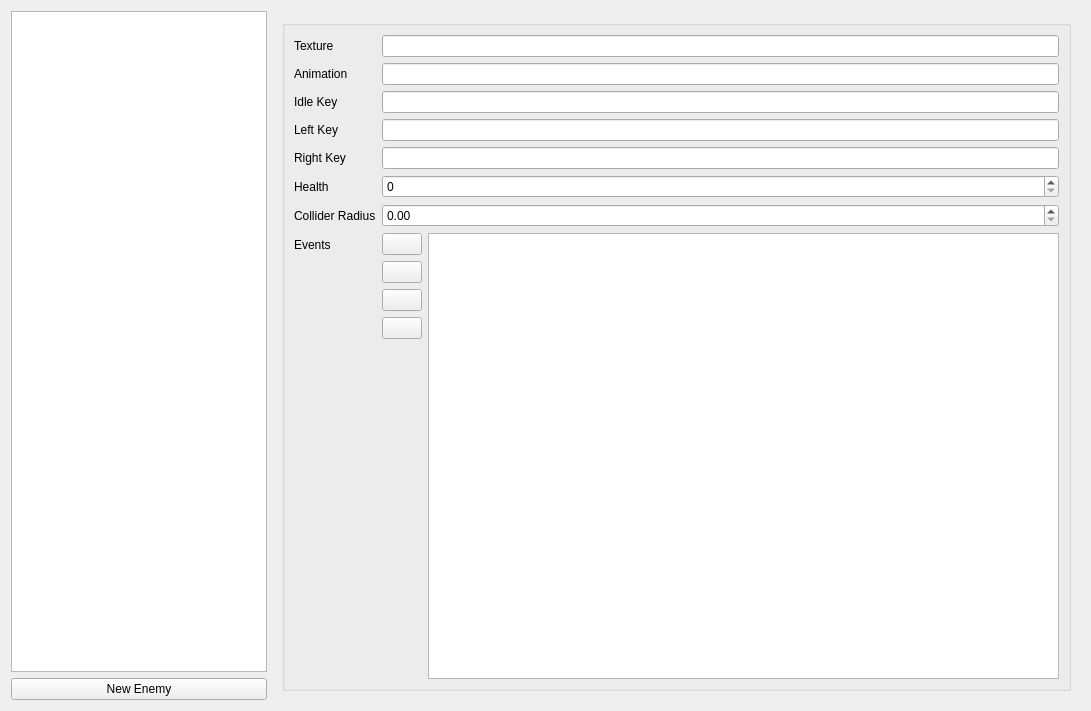
<?xml version="1.0" encoding="UTF-8"?>
<ui version="4.0">
 <class>pageEnemies</class>
 <widget class="QWidget" name="pageEnemies">
  <property name="geometry">
   <rect>
    <x>0</x>
    <y>0</y>
    <width>1091</width>
    <height>711</height>
   </rect>
  </property>
  <property name="windowTitle">
   <string>Form</string>
  </property>
  <layout class="QHBoxLayout" name="horizontalLayout">
   <item>
    <layout class="QVBoxLayout" name="verticalLayout">
     <item>
      <widget class="QListView" name="lvEnemies">
       <property name="sizePolicy">
        <sizepolicy hsizetype="Minimum" vsizetype="Expanding">
         <horstretch>0</horstretch>
         <verstretch>0</verstretch>
        </sizepolicy>
       </property>
      </widget>
     </item>
     <item>
      <widget class="QPushButton" name="btnAddEnemy">
       <property name="text">
        <string>New Enemy</string>
       </property>
      </widget>
     </item>
    </layout>
   </item>
   <item>
    <widget class="QStackedWidget" name="controlStack">
     <property name="currentIndex">
      <number>1</number>
     </property>
     <widget class="QWidget" name="page_3">
      <layout class="QGridLayout" name="gridLayout">
       <item row="0" column="0">
        <widget class="QLabel" name="label_4">
         <property name="font">
          <font>
           <pointsize>16</pointsize>
          </font>
         </property>
         <property name="text">
          <string>Please select an enemy on the left</string>
         </property>
         <property name="alignment">
          <set>Qt::AlignmentFlag::AlignCenter</set>
         </property>
        </widget>
       </item>
      </layout>
     </widget>
     <widget class="QWidget" name="page_4">
      <layout class="QHBoxLayout" name="horizontalLayout_2">
       <item>
        <widget class="QGroupBox" name="groupBox">
         <property name="title">
          <string/>
         </property>
         <layout class="QFormLayout" name="formLayout">
          <item row="0" column="0">
           <widget class="QLabel" name="label_3">
            <property name="text">
             <string>Texture</string>
            </property>
           </widget>
          </item>
          <item row="0" column="1">
           <widget class="QLineEdit" name="tbTexture"/>
          </item>
          <item row="1" column="0">
           <widget class="QLabel" name="label_5">
            <property name="text">
             <string>Animation</string>
            </property>
           </widget>
          </item>
          <item row="1" column="1">
           <widget class="QLineEdit" name="tbAnimation"/>
          </item>
          <item row="2" column="0">
           <widget class="QLabel" name="label_6">
            <property name="text">
             <string>Idle Key</string>
            </property>
           </widget>
          </item>
          <item row="2" column="1">
           <widget class="QLineEdit" name="tbIdleKey"/>
          </item>
          <item row="3" column="0">
           <widget class="QLabel" name="label_7">
            <property name="text">
             <string>Left Key</string>
            </property>
           </widget>
          </item>
          <item row="3" column="1">
           <widget class="QLineEdit" name="tbLeftKey"/>
          </item>
          <item row="4" column="0">
           <widget class="QLabel" name="label_8">
            <property name="text">
             <string>Right Key</string>
            </property>
           </widget>
          </item>
          <item row="4" column="1">
           <widget class="QLineEdit" name="tbRightKey"/>
          </item>
          <item row="5" column="0">
           <widget class="QLabel" name="label_10">
            <property name="text">
             <string>Health</string>
            </property>
           </widget>
          </item>
          <item row="5" column="1">
           <widget class="QSpinBox" name="sbHealth">
            <property name="maximum">
             <number>10000</number>
            </property>
           </widget>
          </item>
          <item row="7" column="0">
           <widget class="QLabel" name="label_9">
            <property name="text">
             <string>Events</string>
            </property>
           </widget>
          </item>
          <item row="7" column="1">
           <layout class="QHBoxLayout" name="horizontalLayout_3">
            <item>
             <layout class="QVBoxLayout" name="verticalLayout_2">
              <item>
               <widget class="QPushButton" name="btnAddCmd">
                <property name="sizePolicy">
                 <sizepolicy hsizetype="Minimum" vsizetype="Fixed">
                  <horstretch>0</horstretch>
                  <verstretch>0</verstretch>
                 </sizepolicy>
                </property>
                <property name="text">
                 <string/>
                </property>
                <property name="icon">
                 <iconset theme="QIcon::ThemeIcon::ListAdd"/>
                </property>
               </widget>
              </item>
              <item>
               <widget class="QPushButton" name="btnRemoveCmd">
                <property name="text">
                 <string/>
                </property>
                <property name="icon">
                 <iconset theme="QIcon::ThemeIcon::ListRemove"/>
                </property>
               </widget>
              </item>
              <item>
               <widget class="QPushButton" name="btnUpCmd">
                <property name="text">
                 <string/>
                </property>
                <property name="icon">
                 <iconset theme="QIcon::ThemeIcon::GoUp"/>
                </property>
               </widget>
              </item>
              <item>
               <widget class="QPushButton" name="btnDownCmd">
                <property name="text">
                 <string/>
                </property>
                <property name="icon">
                 <iconset theme="QIcon::ThemeIcon::GoDown"/>
                </property>
               </widget>
              </item>
              <item>
               <spacer name="verticalSpacer">
                <property name="orientation">
                 <enum>Qt::Orientation::Vertical</enum>
                </property>
                <property name="sizeHint" stdset="0">
                 <size>
                  <width>20</width>
                  <height>40</height>
                 </size>
                </property>
               </spacer>
              </item>
             </layout>
            </item>
            <item>
             <widget class="QListView" name="lvCmds"/>
            </item>
           </layout>
          </item>
          <item row="6" column="0">
           <widget class="QLabel" name="label">
            <property name="text">
             <string>Collider Radius</string>
            </property>
           </widget>
          </item>
          <item row="6" column="1">
           <widget class="QDoubleSpinBox" name="sbColliderRadius">
            <property name="maximum">
             <double>300.000000000000000</double>
            </property>
           </widget>
          </item>
         </layout>
        </widget>
       </item>
      </layout>
     </widget>
    </widget>
   </item>
  </layout>
 </widget>
 <resources/>
 <connections/>
</ui>
